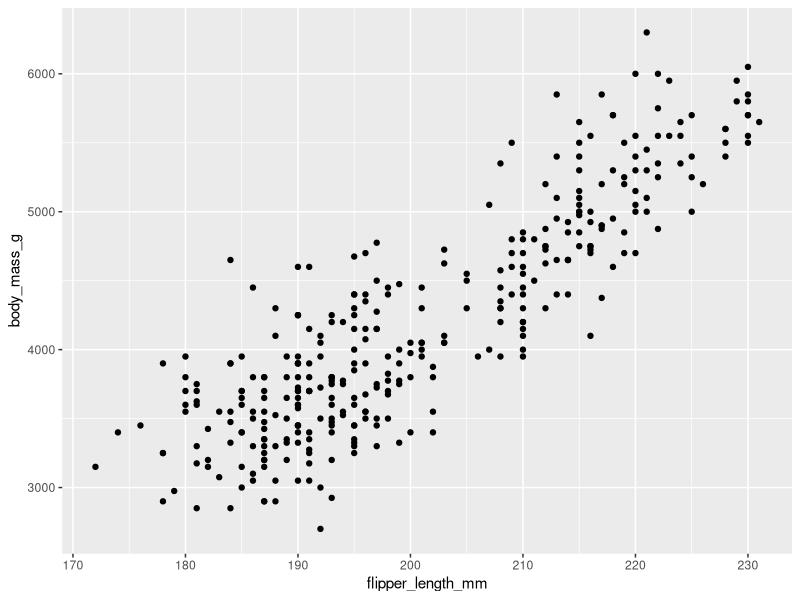
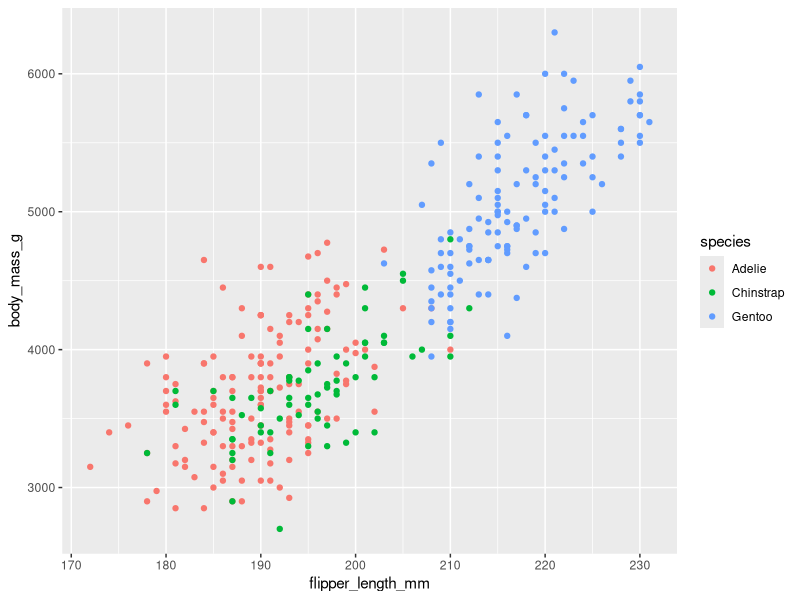
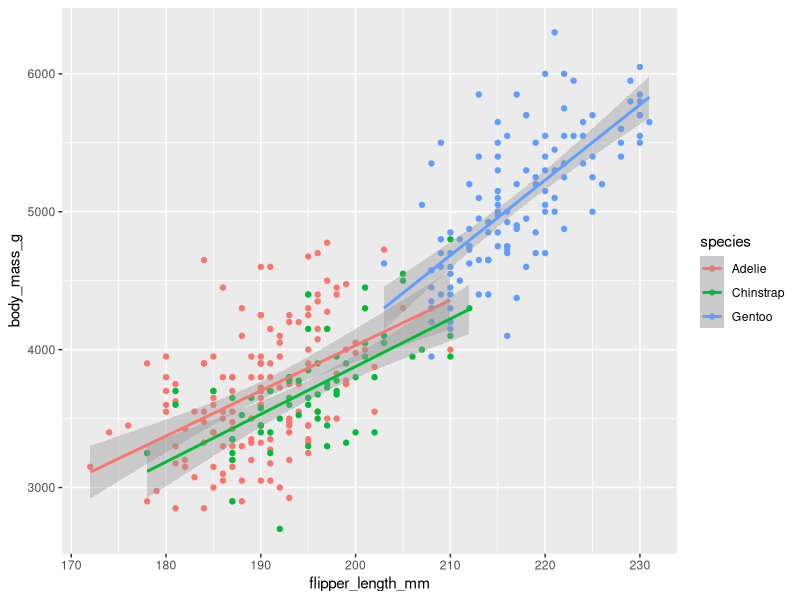
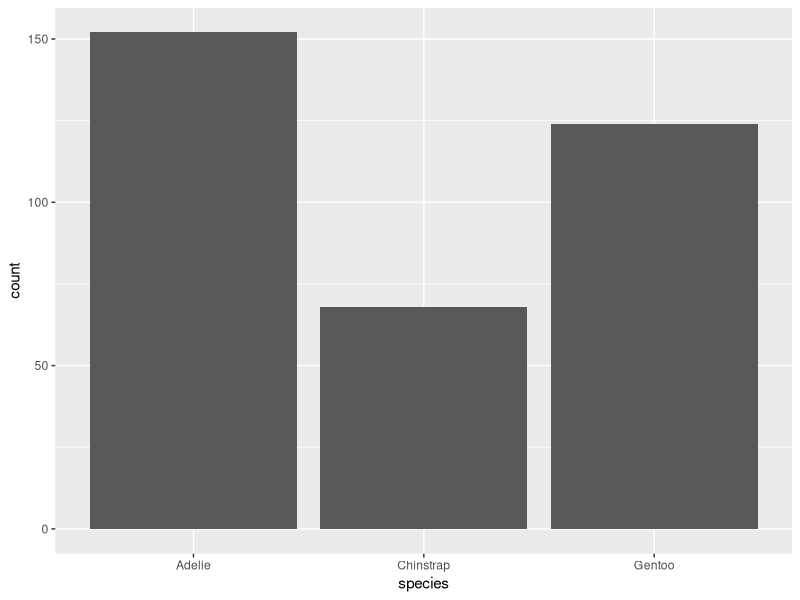
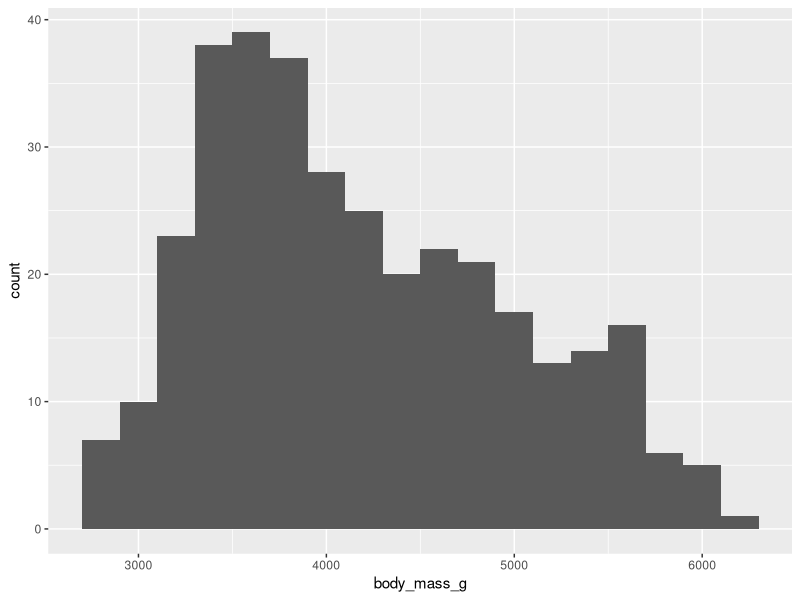
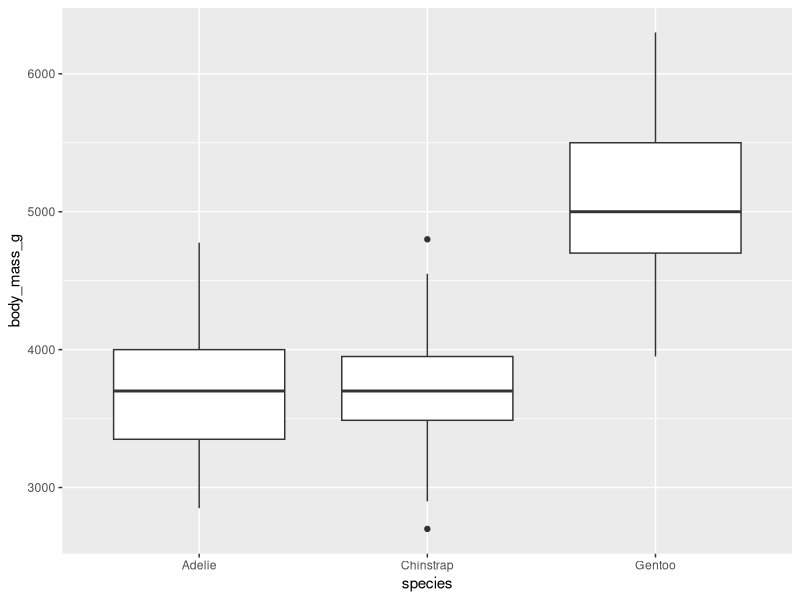

Write R code to recreate these figures, in order.
library(tidyverse)
library(palmerpenguins)
penguins
glimpse(penguins)
ggplot(
  data = penguins,
  mapping = aes(x = flipper_length_mm, y = body_mass_g)
) +
  geom_point()
ggplot(
  data = penguins,
  mapping = aes(x = flipper_length_mm, y = body_mass_g, color = species)
) +
  geom_point()
ggplot(
  data = penguins,
  mapping = aes(x = flipper_length_mm, y = body_mass_g, color = species)
) +
  geom_point() +
  geom_smooth(method = "lm")
ggplot(penguins, aes(x = species)) +
  geom_bar()
ggplot(penguins, aes(x = body_mass_g)) +
  geom_histogram(binwidth = 200)
ggplot(penguins, aes(x = species, y = body_mass_g)) +
  geom_boxplot()
